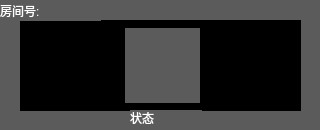
<?xml version="1.0" encoding="UTF-8"?>
<ui version="4.0">
 <class>room</class>
 <widget class="QWidget" name="room">
  <property name="geometry">
   <rect>
    <x>0</x>
    <y>0</y>
    <width>320</width>
    <height>130</height>
   </rect>
  </property>
  <property name="minimumSize">
   <size>
    <width>320</width>
    <height>130</height>
   </size>
  </property>
  <property name="maximumSize">
   <size>
    <width>320</width>
    <height>130</height>
   </size>
  </property>
  <property name="windowTitle">
   <string>Form</string>
  </property>
  <property name="autoFillBackground">
   <bool>false</bool>
  </property>
  <property name="styleSheet">
   <string notr="true">background-color: rgb(91, 91, 91);</string>
  </property>
  <widget class="QPushButton" name="PB_Play1HeadIcon">
   <property name="geometry">
    <rect>
     <x>37</x>
     <y>28</y>
     <width>75</width>
     <height>75</height>
    </rect>
   </property>
   <property name="text">
    <string/>
   </property>
   <property name="flat">
    <bool>true</bool>
   </property>
  </widget>
  <widget class="QPushButton" name="PB_Play2HeadIcon">
   <property name="geometry">
    <rect>
     <x>210</x>
     <y>28</y>
     <width>75</width>
     <height>75</height>
    </rect>
   </property>
   <property name="text">
    <string/>
   </property>
   <property name="flat">
    <bool>true</bool>
   </property>
  </widget>
  <widget class="QLabel" name="LB_VSlogo">
   <property name="geometry">
    <rect>
     <x>125</x>
     <y>28</y>
     <width>75</width>
     <height>75</height>
    </rect>
   </property>
   <property name="text">
    <string/>
   </property>
   <property name="pixmap">
    <pixmap resource="res/res.qrc">:/logo/vs.jpg</pixmap>
   </property>
   <property name="scaledContents">
    <bool>true</bool>
   </property>
  </widget>
  <widget class="QWidget" name="widget" native="true">
   <property name="geometry">
    <rect>
     <x>20</x>
     <y>20</y>
     <width>281</width>
     <height>91</height>
    </rect>
   </property>
   <property name="styleSheet">
    <string notr="true">background-color: rgb(0, 0, 0);</string>
   </property>
  </widget>
  <widget class="QLabel" name="LB_RoomID">
   <property name="geometry">
    <rect>
     <x>0</x>
     <y>0</y>
     <width>101</width>
     <height>21</height>
    </rect>
   </property>
   <property name="styleSheet">
    <string notr="true">color: rgb(255, 255, 255);</string>
   </property>
   <property name="text">
    <string>房间号:</string>
   </property>
  </widget>
  <widget class="QLabel" name="LB_Stat">
   <property name="geometry">
    <rect>
     <x>130</x>
     <y>110</y>
     <width>72</width>
     <height>15</height>
    </rect>
   </property>
   <property name="styleSheet">
    <string notr="true">color: rgb(255, 255, 255);</string>
   </property>
   <property name="text">
    <string>状态</string>
   </property>
  </widget>
  <zorder>widget</zorder>
  <zorder>PB_Play1HeadIcon</zorder>
  <zorder>PB_Play2HeadIcon</zorder>
  <zorder>LB_VSlogo</zorder>
  <zorder>LB_RoomID</zorder>
  <zorder>LB_Stat</zorder>
 </widget>
 <resources>
  <include location="res/res.qrc"/>
 </resources>
 <connections/>
</ui>
